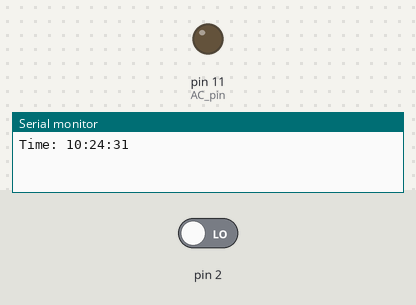
A sketch run on a simulated Arduino Uno, built with avr-gcc and run on an emulated ATmega328P. Shown: output pins drawn as LEDs (lit = HIGH), the last lines printed to the serial monitor. Inputs (shaded band) come from the test bench; at power-on: pin 2 LOW. The local clock reads 2024-03-15 10:24:30 at power-on unless the sketch sets it.

Above: at 1.2 s.
1.3 s: pin 2 driven HIGH
At 2.5 s:
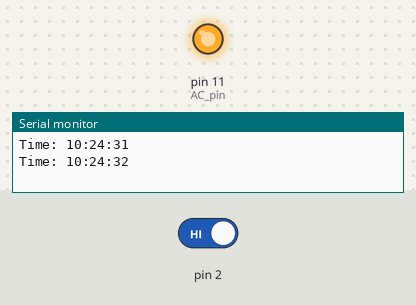
Timing chart, 0 to 4.3 s (numbered marks = the images above; inputs shaded):
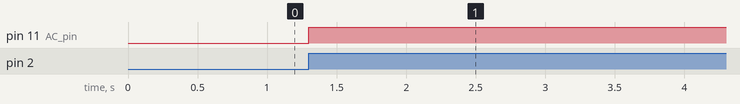

The sketch:

SmartSun_V2_1_test_ino.ino
```cpp
/* Based on:
- AC Light Control  Updated by Robert Twomey

 Changed zero-crossing detection to look for RISING edge rather
 than falling.  (originally it was only chopping the negative half
 of the AC wave form).

 Also changed the dim_check() to turn on the Triac, leaving it on
 until the zero_cross_detect() turn's it off.

 Adapted from sketch by Ryan McLaughlin
 http://www.arduino.cc/cgi-bin/yabb2/YaBB.pl?num=1230333861/30

- Tiny RTC I2C Module to control the real time

 */

#include  <TimerOne.h>          // Avaiable from http://www.arduino.cc/playground/Code/Timer1

#include <Wire.h>  // Incluye la librería Wire
#include "RTClib.h" // Incluye la librería RTClib

RTC_DS1307 RTC; // Crea el objeto RTC

// Pin definitions
// A5 and A4 are for the RTC (SDL and SCA, respectively)
int AC_pin = 11;                // Output to Opto Triac


volatile int i=0;               // Variable to use as a counter
volatile boolean zero_cross=0;  // Boolean to store a "switch" to tell us if we have crossed zero

int dim = 0;                    // Dimming level (0-128)  0 = on, 128 = 0ff
int freqStep = 167;    // This is the delay-per-brightness step in microseconds.
// It is calculated based on the frequency of your voltage supply (50Hz)
// and the number of brightness steps you want.
//
// The only tricky part is that the chopper circuit chops the AC wave twice per
// cycle, once on the positive half and once at the negative half. This meeans
// the chopping happens at 120Hz for a 60Hz supply or 100Hz for a 50Hz supply.

// To calculate freqStep you divide the length of one full half-wave of the power
// cycle (in microseconds) by the number of brightness steps.
//
// (1000000 uS / 100 Hz) / 60 brightness steps = 167 uS / brightness step
//
// 1000000 us / 100 Hz = 10000 uS, length of one half-wave.

//time variables
int seconds;
int minutes;

// for the millis
long dim_change_interval = 1000; // interval to change the dimming level
unsigned long currentMillis;
unsigned long previousMillis;


void setup() {                                      // Begin setup

  Serial.begin(9600); // Establece la velocidad de datos del puerto serie
  Wire.begin(); // Establece la velocidad de datos del bus I2C
  RTC.begin(); // Establece la velocidad de datos del RTC
//  RTC.adjust(DateTime(__DATE__, __TIME__)); // Establece la fecha y hora

  pinMode(AC_pin, OUTPUT);                          // Set the Triac pin as output
  attachInterrupt(0, zero_cross_detect, RISING);   // Attach an Interupt to Pin 2 (interupt 0) for Zero Cross Detection
  Timer1.initialize(freqStep);                      // Initialize TimerOne library for the freq we need
  Timer1.attachInterrupt(dim_check, freqStep);

  // Use the TimerOne Library to attach an interrupt
  // to the function we use to check to see if it is
  // the right time to fire the triac.  This function
  // will now run every freqStep in microseconds.
}

void zero_cross_detect() {
  zero_cross = true;               // set the boolean to true to tell our dimming function that a zero cross has occured
  i=0;
  digitalWrite(AC_pin, LOW);       // turn off TRIAC (and AC)
}

// Turn on the TRIAC at the appropriate time
void dim_check() {
  if(zero_cross == true) {
    if(i>=dim) {
      digitalWrite(AC_pin, HIGH); // turn on light
      i=0;  // reset time step counter
      zero_cross = false; //reset zero cross detection
    }
    else {
      i++; // increment time step counter
    }
  }
}

void loop() {

  currentMillis = millis();

  DateTime now = RTC.now(); // Obtiene la fecha y hora del RTC

  if(currentMillis - previousMillis > dim_change_interval){
     // guardar el ultimo instante en el que se movio el servo
     previousMillis = currentMillis;


    Serial.print("Time: ");
    Serial.print(now.hour(), DEC);
    Serial.print(':');
    Serial.print(now.minute(), DEC);
    Serial.print(':');
    Serial.print(now.second(), DEC);
    Serial.println();

    seconds=now.second();
    minutes=now.minute();


    //decreasing brightness the even minutes
    if((minutes%2==0)&&(dim<=59))
      dim+=1;

    //increasing brightness the odd minutes
    if((minutes%2!=0)&&(dim>=0))
      dim-=1;

 /* dim+=inc;
  if((dim>=9) || (dim<=0))
    inc*=-1;*/
  }
//  delay(1000);
}
```

Measured:
- after the input at 1.3 s, pin 11 (AC_pin): LOW → HIGH at once
